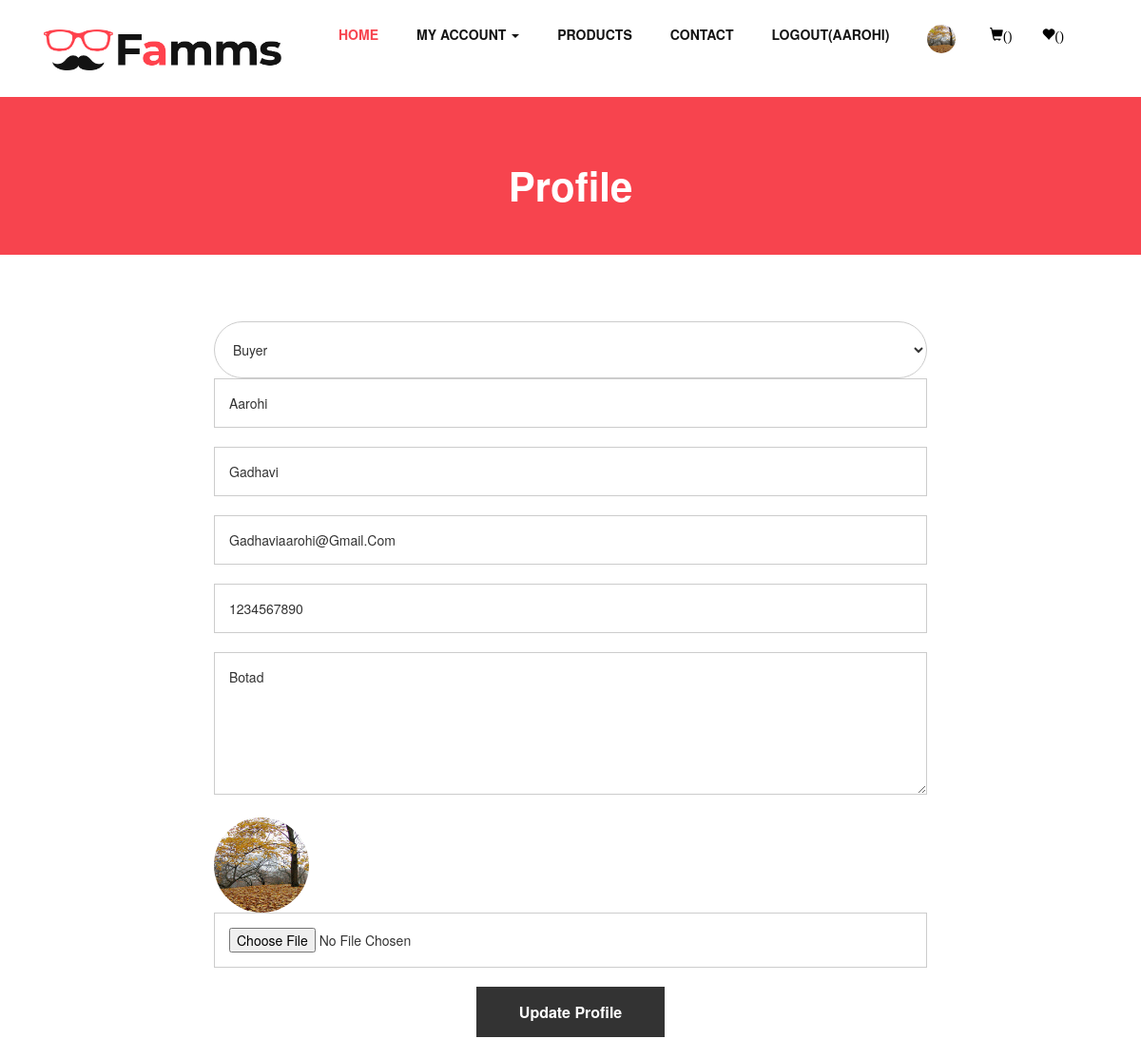
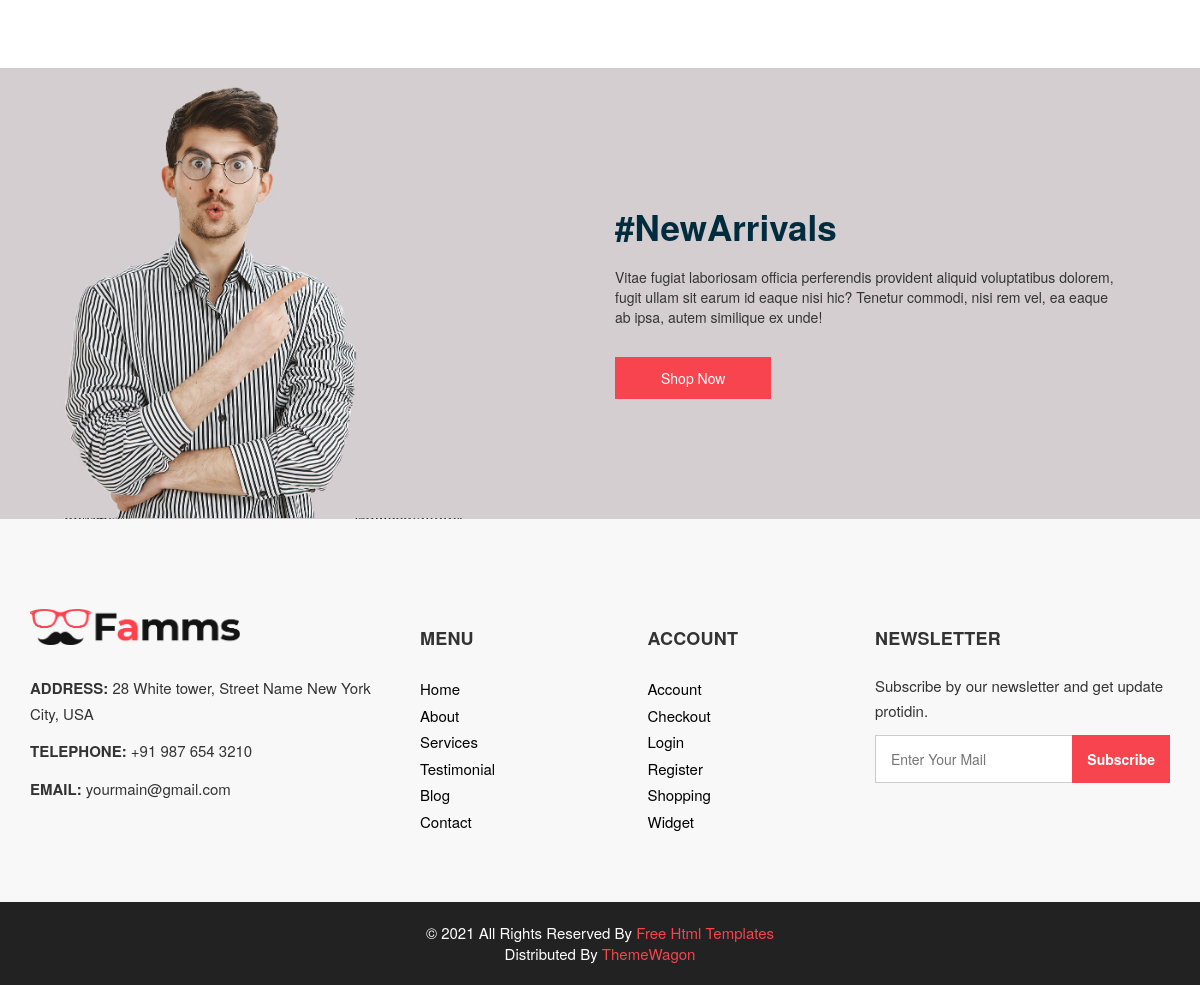
The app's page /profile/ (signed in) with its own data (2 pictures, top to bottom).
### myapp/models.py (models this page shows, shortened)
class User(models.Model):
	fname=models.CharField(max_length=100)
	lname=models.CharField(max_length=100)
	email=models.EmailField()
	mobile=models.PositiveIntegerField()
	address=models.TextField()
	password=models.CharField(max_length=100)
	usertype=models.CharField(max_length=100,default="Buyer")
	profile_picture=models.ImageField(upload_to="profile_picture/",default="")

### myapp/views.py (the view)
# urls.py: path('profile/',views.profile,name='profile'),
def profile(request):
	user=User.objects.get(email=request.session['email'])
	if request.method=="POST":
		user.fname=request.POST['fname']
		user.lname=request.POST['lname']
		user.mobile=request.POST['mobile']
		user.address=request.POST['address']
		try:
			user.profile_picture=request.FILES['profile_picture']
		except:
			pass
		user.save()
		msg="Profile Updated Successfully"
		request.session['profile_picture']=user.profile_picture.url
		if user.usertype=="Buyer":
			return render(request,'profile.html',{'user':user,'msg':msg})
		else:
			return render(request,'seller-profile.html',{'user':user,'msg':msg})
	else:
		if user.usertype=="Buyer":
			return render(request,'profile.html',{'user':user})
		else:
			return render(request,'seller-profile.html',{'user':user})

### myapp/templates/profile.html (shortened to what this page needs)
{% extends 'header.html' %}
{% load static %}
{% block content %}
<!DOCTYPE html>
<html>
   <head>
   </head>
   <body class="sub_page">
      <section class="inner_page_head">
         <div class="container_fuild">
            <div class="row">
               <div class="col-md-12">
                  <div class="full">
                     <h3>Profile</h3>
                  </div>
               </div>
            </div>
         </div>
      </section>
      <section class="why_section layout_padding">
         <div class="container">
            <div class="row">
               <div class="col-lg-8 offset-lg-2">
                  <div class="full">
                     <form action="{% url 'profile' %}" method="post" enctype="multipart/form-data">
                        <fieldset>
                           <select name="usertype">
                              {% if user.usertype == "Buyer" %}
                                 <option value="Buyer" selected>Buyer</option>
                              {% else %}
                                 <option>---Select User Type---</option>
                                 <option value="Buyer">Buyer</option>
                                 <option value="Seller" selected>Seller</option>
                              {% endif %}
                           </select>
                           <input type="text" placeholder="Enter first name" name="fname" value="{{user.fname}}" />
                           <input type="text" placeholder="Enter last name" name="lname" value="{{user.lname}}" />
                           <input type="email" placeholder="Enter your email address" name="email" value="{{user.email}}" readonly />
                           <input type="text" placeholder="Enter mobile" name="mobile" value="{{user.mobile}}" />
                           <textarea placeholder="Enter your address" name="address" required>{{user.address}}</textarea>
                           <img src="{{user.profile_picture.url}}" style="width:100px;height: 100px;border-radius: 50%;">
                           <input type="file" name="profile_picture">
                           <input type="submit" value="Update Profile" />
                        </fieldset>
                     </form>
                  </div>
               </div>
            </div>
         </div>
      </section>
      <section class="arrival_section">
         <div class="container">
            <div class="box">
               <div class="arrival_bg_box">
                  <img src="images/arrival-bg.png" alt="">
               </div>
               <div class="row">
                  <div class="col-md-6 ml-auto">
                     <div class="heading_container remove_line_bt">
                        <h2>
                           #NewArrivals
                        </h2>
                     </div>
                     <p style="margin-top: 20px;margin-bottom: 30px;">
                        Vitae fugiat laboriosam officia perferendis provident aliquid voluptatibus dolorem, fugit ullam sit earum id eaque nisi hic? Tenetur commodi, nisi rem vel, ea eaque ab ipsa, autem similique ex unde!
                     </p>
                     <a href="">
                     Shop Now
                     </a>
                  </div>
               </div>
            </div>
         </div>
      </section>
   </body>
</html>
{% endblock %}

### myapp/templates/header.html (shortened to what this page needs)
{% load static %}
<!DOCTYPE html>
<html>
   <head>
      <link rel="stylesheet" type="text/css" href="{% static 'css/bootstrap.css' %}" />
      <link href="{% static 'css/font-awesome.min.css' %}" rel="stylesheet" />
      <link href="{% static 'css/style.css' %}" rel="stylesheet" />
      <link href="{% static 'css/responsive.css' %}" rel="stylesheet" />
      <link rel="stylesheet" href="https://maxcdn.bootstrapcdn.com/bootstrap/3.3.7/css/bootstrap.min.css">
   </head>
   <body>
         <header class="header_section">
            <div class="container">
               <nav class="navbar navbar-expand-lg custom_nav-container ">
                  <a class="navbar-brand" href="/"><img width="250" src="{% static 'images/logo.png' %}" alt="#" /></a>
                  <div class="collapse navbar-collapse" id="navbarSupportedContent">
                     <ul class="navbar-nav">
                        <li class="nav-item active">
                           <a class="nav-link" href="/">Home <span class="sr-only">(current)</span></a>
                        </li>
                        {% if request.session.email %}
                       <li class="nav-item dropdown">
                           <a class="nav-link dropdown" href="#" data-toggle="dropdown" role="button" aria-haspopup="true" aria-expanded="true"> <span class="nav-label">My Account <span class="caret"></span></a>
                        </li>
                        {% endif %}
                        <li class="nav-item">
                           <a class="nav-link" href="{% url 'product' %}">Products</a>
                        </li>
                        <li class="nav-item">
                           <a class="nav-link" href="{% url 'contact' %}">Contact</a>
                        </li>
                        {% if request.session.email %}
                           <li class="nav-item">
                              <a class="nav-link" href="{% url 'logout' %}">Logout({{request.session.fname}})</a>
                           </li>
                           <li class="nav-item">
                              <a class="nav-link" href="{% url 'profile' %}"><img src="{{request.session.profile_picture}}" style="width:30px;height: 30px;border-radius:50% ;"></a>
                           </li>
                        {% endif %}
                        {% if request.session.email %}
                        <li class="nav-item" style="margin-top: 5px;">
                           <a href="{% url 'cart' %}"><i class=" glyphicon glyphicon-shopping-cart">({{request.session.cart_count}})</i></a>
                        </li>
                        <li class="nav-item" style="margin-top: 5px;">
                           <a href="{% url 'wishlist' %}"><i class="glyphicon glyphicon-heart">({{request.session.wishlist_count}})</i></a>
                        </li>
                        {% endif %}
                     </ul>
                  </div>
               </nav>
            </div>
         </header>
      {% block content %}
      {% endblock %}
      <footer>
         <div class="container">
            <div class="row">
               <div class="col-md-4">
                   <div class="full">
                      <div class="logo_footer">
                        <a href="#"><img width="210" src="{% static 'images/logo.png' %}" alt="#" /></a>
                      </div>
                      <div class="information_f">
                        <p><strong>ADDRESS:</strong> 28 White tower, Street Name New York City, USA</p>
                        <p><strong>TELEPHONE:</strong> +91 987 654 3210</p>
                        <p><strong>EMAIL:</strong> yourmain@gmail.com</p>
                      </div>
                   </div>
               </div>
               <div class="col-md-8">
                  <div class="row">
                  <div class="col-md-7">
                     <div class="row">
                        <div class="col-md-6">
                     <div class="widget_menu">
                        <h3>Menu</h3>
                        <ul>
                           <li><a href="#">Home</a></li>
                           <li><a href="#">About</a></li>
                           <li><a href="#">Services</a></li>
                           <li><a href="#">Testimonial</a></li>
                           <li><a href="#">Blog</a></li>
                           <li><a href="#">Contact</a></li>
                        </ul>
                     </div>
                  </div>
                  <div class="col-md-6">
                     <div class="widget_menu">
                        <h3>Account</h3>
                        <ul>
                           <li><a href="#">Account</a></li>
                           <li><a href="#">Checkout</a></li>
                           <li><a href="#">Login</a></li>
                           <li><a href="#">Register</a></li>
                           <li><a href="#">Shopping</a></li>
                           <li><a href="#">Widget</a></li>
                        </ul>
                     </div>
                  </div>
                     </div>
                  </div>
                  <div class="col-md-5">
                     <div class="widget_menu">
                        <h3>Newsletter</h3>
                        <div class="information_f">
                          <p>Subscribe by our newsletter and get update protidin.</p>
                        </div>
                        <div class="form_sub">
                           <form>
                              <fieldset>
                                 <div class="field">
                                    <input type="email" placeholder="Enter Your Mail" name="email" />
                                    <input type="submit" value="Subscribe" />
                                 </div>
                              </fieldset>
                           </form>
                        </div>
                     </div>
                  </div>
                  </div>
               </div>
            </div>
         </div>
      </footer>
      <div class="cpy_">
         <p class="mx-auto">© 2021 All Rights Reserved By <a href="https://html.design/">Free Html Templates</a><br>
            Distributed By <a href="https://themewagon.com/" target="_blank">ThemeWagon</a>
         </p>
      </div>
   </body>
</html>

### myapp/Static/css/responsive.css (style rules this page uses)
@media (min-width: 1200px) { .container { max-width: 1170px; } }

### myapp/templates/header.html (style rules this page uses)
.nav-item a { color: black; }

### records on screen
User: session.fname "AAROHI", usertype "Buyer", fname "aarohi", lname "gadhavi", email "gadhaviaarohi@gmail.com", mobile "1234567890", address "botad", profile_picture (picture)
